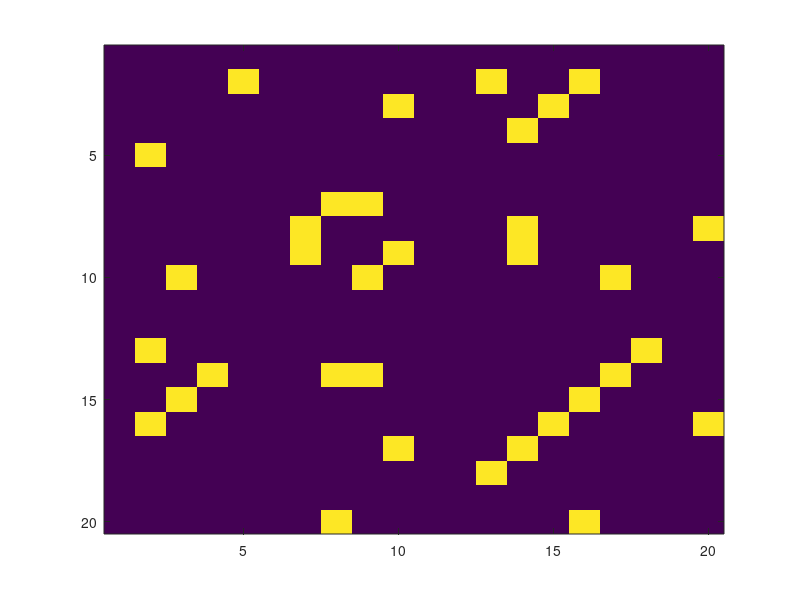

Source code (MATLAB): (Note: this script raises an error after producing the figure.)
clear; rng(15);
d = 20; n = 500;

rng(23); adj = rand(d)<.1; adj = triu(adj, 1) + triu(adj, 1)'; thetaP = double(adj)*.45 + eye(d)*2;
rng(23); adj = rand(d)<.1-8e-2; adj = triu(adj, 1) + triu(adj, 1)'; thetaQ = double(adj)*.45 + eye(d)*2;
xp = mvnrnd(zeros(1,d),inv(thetaP),n)'; xp = [xp, [10*ones(d/2,1);-10*ones(d/2,1)]];
xq = mvnrnd(zeros(1,d),inv(thetaQ),n)';
figure; imagesc(thetaP-thetaQ)

kp = kernel_linear(xp); kq = kernel_linear(xq);

nu = (size(xp,2)-10)/size(xp,2)
% nu = 1;

theta = sparse(zeros(size(kq,1),1));
lambda = .7*log(d)/sqrt(n);
tic
step = 1; slength = inf; iter = 0; fold = inf;
while(slength > 1e-5)
    [f, gt] = LLKLIEP(theta,kp,kq, nu, 0);
    g = zeros(size(gt));
    
    id = abs(theta)>0;
    g(id) = gt(id) + lambda*sign(theta(id));
    id = theta==0 & gt > lambda;
    g(id) = gt(id) - lambda;
    id = theta==0 & gt < -lambda;
    g(id) = gt(id) + lambda;
    theta = theta - step*g./(iter+1);
    slength = step*norm(g)./(iter+1);
    fdiff = abs(f - fold);
    
    theta(abs(theta)<1e-4) = 0;
    theta = sparse(theta);
    %display some stuffs
    if iter > 50000
        disp('max iteration reached.')
        break;
    else
        iter = iter+1;
        fdiff = abs(f - fold);
        fold = f;
        if ~mod(iter,100)
            disp(sprintf('%d, %.5f, %.5f, %.5f, nz: %d',...
                iter, slength,fdiff,full(fold),full(sum(theta(1:end-d)~=0))))
        end
    end
end
toc

r_hat = @(theta, kt, kq) exp(theta'*kt - log(mean(exp(theta'*kq))));
rp = r_hat(theta, kp, kq);


%%
tt = ones(d); tt = triu(tt,1); tt=tt(:); idx = tt~=0; edges = [];
Delta = zeros(1,d*d);
Delta(idx) = abs(theta(1:end-d)); Delta = reshape(Delta,d,d);
Delta = Delta + Delta';
hfig = figure; hfig.PaperPosition = [0 0 8.5 8.5*.7776]; hfig.Position = [488 333 642 500]
imagesc(Delta); colorbar; h = title(sprintf('Estimated KL %.3f',-f)); hold on;
h.FontSize = 18;

GT = (thetaP - thetaQ);
for i = 1:d
    for j = 1:d
        if GT(i,j)~= 0
            h = rectangle('Position',[i-.5,j-.5,1,1]); h.EdgeColor = 'r'; h.LineWidth = 4
        end
    end
end
h = gca; h.FontSize = 18; axis normal; h.GridAlpha = .5;
print('change','-dpng')
